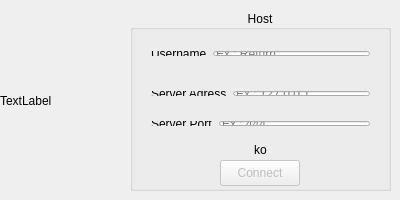
<?xml version="1.0" encoding="UTF-8"?>
<ui version="4.0">
 <class>MainWindow</class>
 <widget class="QMainWindow" name="MainWindow">
  <property name="windowModality">
   <enum>Qt::WindowModal</enum>
  </property>
  <property name="geometry">
   <rect>
    <x>0</x>
    <y>0</y>
    <width>400</width>
    <height>200</height>
   </rect>
  </property>
  <property name="sizePolicy">
   <sizepolicy hsizetype="Fixed" vsizetype="Fixed">
    <horstretch>0</horstretch>
    <verstretch>0</verstretch>
   </sizepolicy>
  </property>
  <property name="minimumSize">
   <size>
    <width>400</width>
    <height>200</height>
   </size>
  </property>
  <property name="maximumSize">
   <size>
    <width>400</width>
    <height>200</height>
   </size>
  </property>
  <property name="baseSize">
   <size>
    <width>400</width>
    <height>250</height>
   </size>
  </property>
  <property name="windowTitle">
   <string>LokoVoice</string>
  </property>
  <property name="locale">
   <locale language="English" country="UnitedStates"/>
  </property>
  <widget class="QWidget" name="centralWidget">
   <widget class="QGroupBox" name="groupBox">
    <property name="geometry">
     <rect>
      <x>130</x>
      <y>10</y>
      <width>261</width>
      <height>181</height>
     </rect>
    </property>
    <property name="title">
     <string>Host</string>
    </property>
    <property name="alignment">
     <set>Qt::AlignCenter</set>
    </property>
    <widget class="QWidget" name="horizontalLayoutWidget">
     <property name="geometry">
      <rect>
       <x>10</x>
       <y>30</y>
       <width>241</width>
       <height>27</height>
      </rect>
     </property>
     <layout class="QFormLayout" name="formLayout_2">
      <item row="0" column="0">
       <widget class="QLabel" name="label">
        <property name="text">
         <string>Username</string>
        </property>
       </widget>
      </item>
      <item row="0" column="1">
       <widget class="QLineEdit" name="username">
        <property name="placeholderText">
         <string>Ex : Return</string>
        </property>
       </widget>
      </item>
     </layout>
    </widget>
    <widget class="QWidget" name="horizontalLayoutWidget_3">
     <property name="geometry">
      <rect>
       <x>10</x>
       <y>70</y>
       <width>241</width>
       <height>27</height>
      </rect>
     </property>
     <layout class="QFormLayout" name="formLayout_3">
      <item row="0" column="0">
       <widget class="QLabel" name="label_3">
        <property name="text">
         <string>Server Adress</string>
        </property>
       </widget>
      </item>
      <item row="0" column="1">
       <widget class="QLineEdit" name="serverAdress">
        <property name="placeholderText">
         <string>Ex : 127.0.0.1</string>
        </property>
       </widget>
      </item>
     </layout>
    </widget>
    <widget class="QWidget" name="horizontalLayoutWidget_2">
     <property name="geometry">
      <rect>
       <x>10</x>
       <y>100</y>
       <width>241</width>
       <height>27</height>
      </rect>
     </property>
     <layout class="QFormLayout" name="formLayout">
      <item row="0" column="0">
       <widget class="QLabel" name="label_2">
        <property name="text">
         <string>Server Port</string>
        </property>
       </widget>
      </item>
      <item row="0" column="1">
       <widget class="QLineEdit" name="serverPort">
        <property name="placeholderText">
         <string>Ex : 444</string>
        </property>
       </widget>
      </item>
     </layout>
    </widget>
    <widget class="QPushButton" name="pushButton_Login">
     <property name="enabled">
      <bool>false</bool>
     </property>
     <property name="geometry">
      <rect>
       <x>90</x>
       <y>150</y>
       <width>80</width>
       <height>26</height>
      </rect>
     </property>
     <property name="cursor">
      <cursorShape>PointingHandCursor</cursorShape>
     </property>
     <property name="text">
      <string>Connect</string>
     </property>
    </widget>
    <widget class="QLabel" name="lblInfos">
     <property name="geometry">
      <rect>
       <x>10</x>
       <y>130</y>
       <width>241</width>
       <height>20</height>
      </rect>
     </property>
     <property name="text">
      <string>ko</string>
     </property>
     <property name="alignment">
      <set>Qt::AlignCenter</set>
     </property>
    </widget>
   </widget>
   <widget class="QLabel" name="label_pic">
    <property name="geometry">
     <rect>
      <x>0</x>
      <y>30</y>
      <width>121</width>
      <height>141</height>
     </rect>
    </property>
    <property name="text">
     <string>TextLabel</string>
    </property>
   </widget>
  </widget>
 </widget>
 <layoutdefault spacing="6" margin="11"/>
 <resources/>
 <connections/>
</ui>
